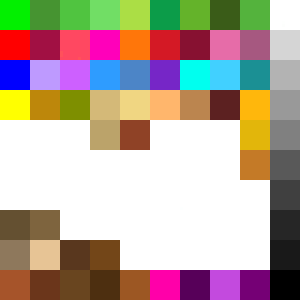
#> input picture raw/cosmo-low-poly-guns/uv_palette.png, 100 x 100 px, found by its file name (shown 3 times larger)
$ python modern-palette.py
#> lines starting #> are read from the running program, lines starting #| are printed output that depends on the picture
"""Genera una versión "moderna" de la paleta de cosmo-art: colores apagados y oscuros (polímero, acero, oliva)
en lugar de los verdes y colores saturados de juguete. Uso: python3 tools/modern-palette.py"""
import colorsys
from PIL import Image

src = "raw/cosmo-low-poly-guns/uv_palette.png"
dst = "raw/cosmo-low-poly-guns/uv_palette_modern.png"
im = Image.open(src).convert("RGB")
px = im.load()
for y in range(im.height):
    for x in range(im.width):
        r, g, b = (c / 255 for c in px[x, y])
        h, l, s = colorsys.rgb_to_hls(r, g, b)
        s *= 0.18                      # casi sin saturación: tonos militares
        l = 0.07 + l * 0.42            # rango oscuro: de polímero negro a acero gris
        if 0.17 < h < 0.45:            # los verdes pasan a verde oliva apagado
            s, l = 0.22, 0.13 + l * 0.35
        r, g, b = colorsys.hls_to_rgb(h, l, s)
        px[x, y] = tuple(round(c * 255) for c in (r, g, b))
im.save(dst)
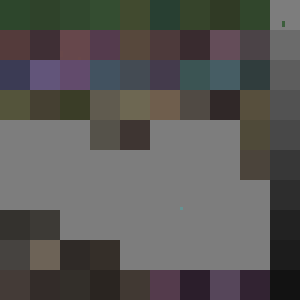
#> saved as uv_palette_modern.png: PIL image 100x100 RGB (shown 3 times larger); mean R, G, B 88.2, 86.4, 84.4
print("ok", dst)

$ run again, with raw/cosmo-low-poly-guns/guide.jpg saved as raw/cosmo-low-poly-guns/uv_palette.png
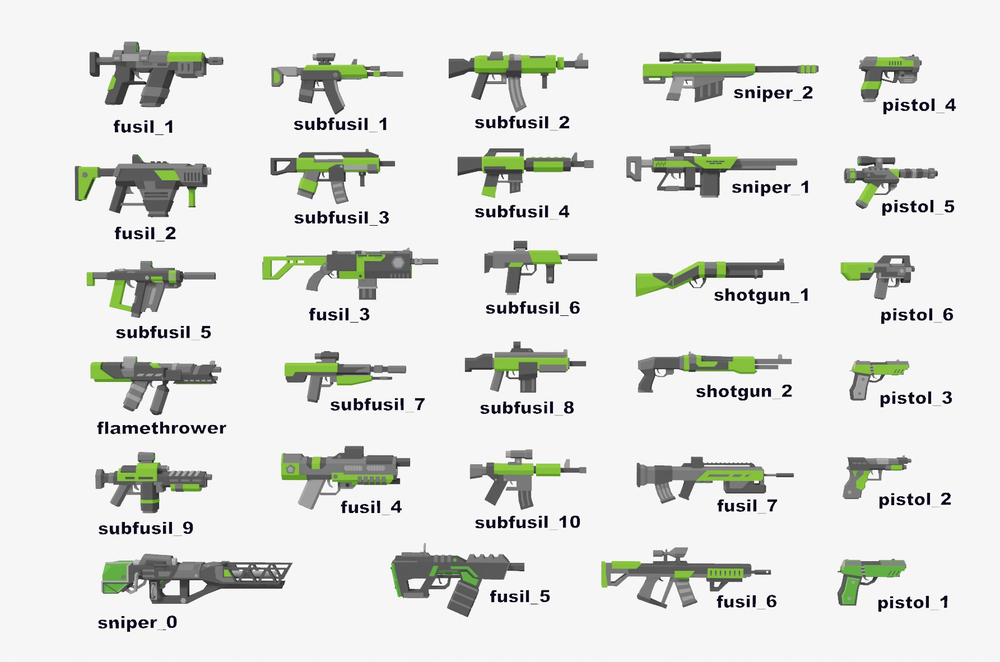
#> input picture raw/cosmo-low-poly-guns/guide.jpg, 1000 x 662 px, shrunk from 1785 x 1182 before the run, found by its file name
#> im is the input picture: PIL image 1000x662 RGB; mean R, G, B 224, 225.9, 222.3
#> `im.save(dst)`:
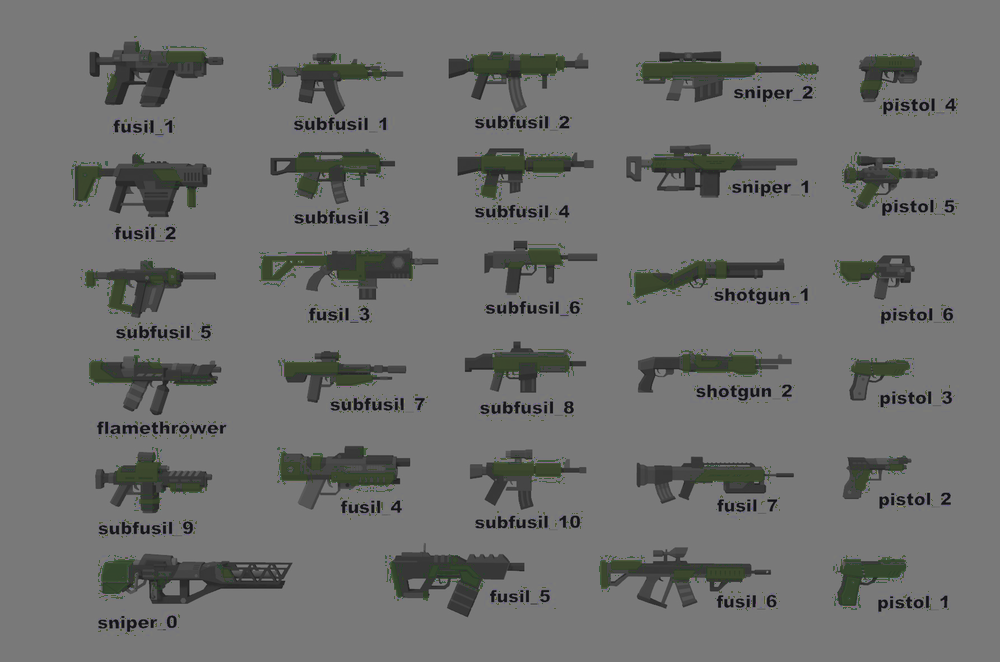
#> saved as uv_palette_modern.png: PIL image 1000x662 RGB; mean R, G, B 110.7, 111.5, 110.3
